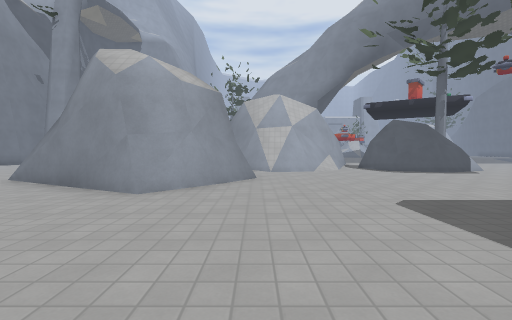
View 1 (above)

16 first-person views from a walk through a Godot game level. The camera is 1.3 m above the floor, tilts 2° down and sees 90° across. The floor is counted in squares, 1.8 m on a side. Each view is taken from the middle of a square. On the plan, view 1 faces up. The plan holds only what a view shows up to about 9 squares ahead; the rest is blank. The place goes on beyond the plan. Some surface patterns are stand-ins.

View 2
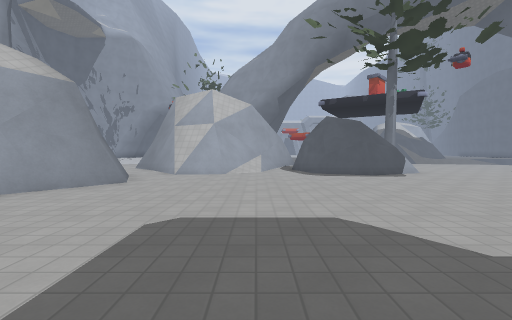

View 3
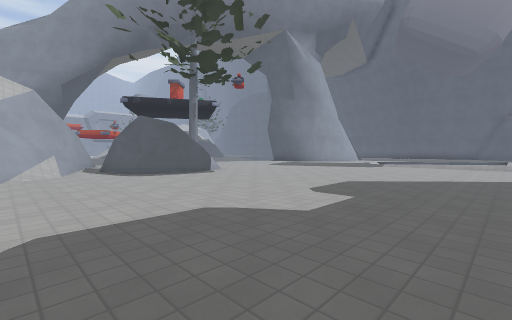

View 4
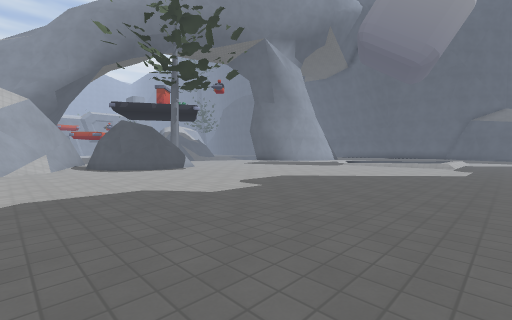

View 5
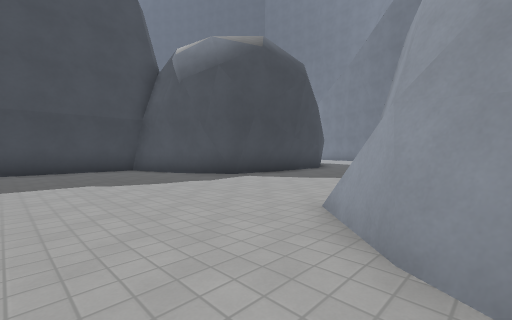

View 6
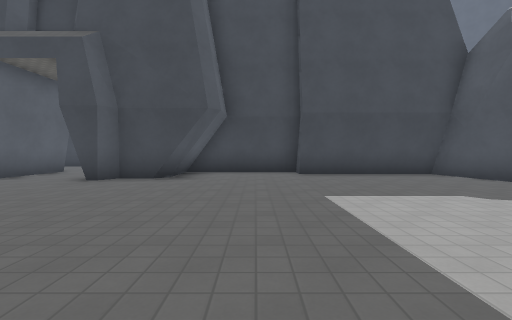

View 7
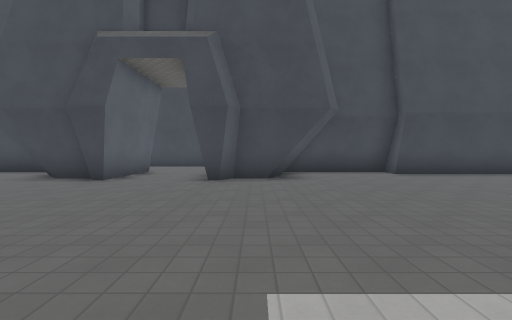

View 8
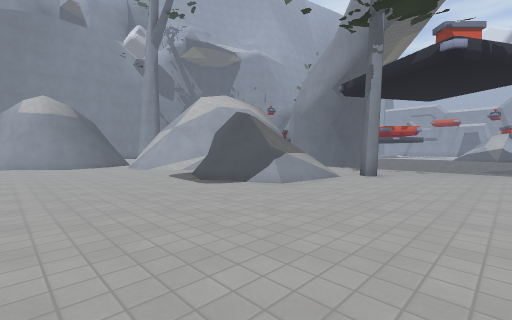

View 9
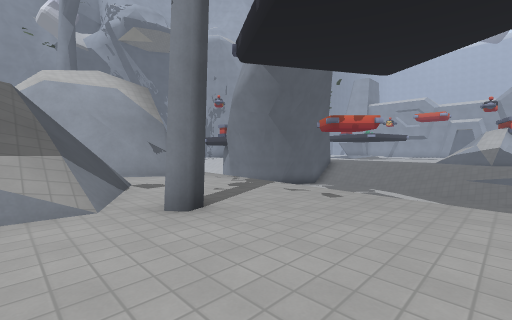

View 10
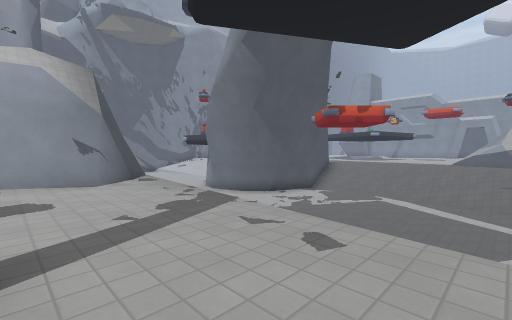

View 11
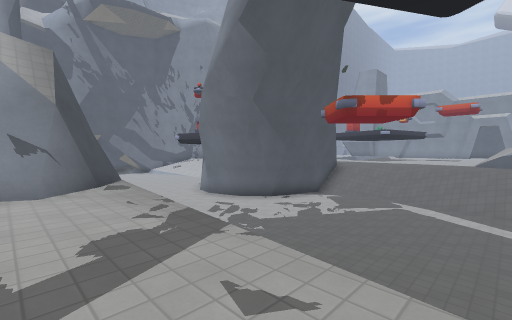

View 12
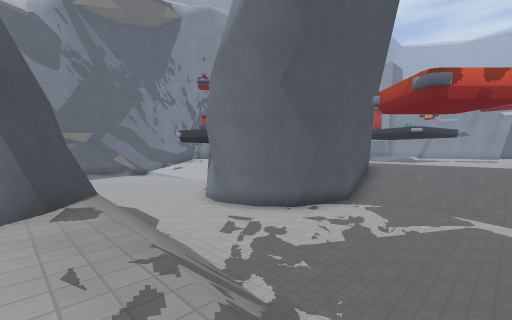

View 13
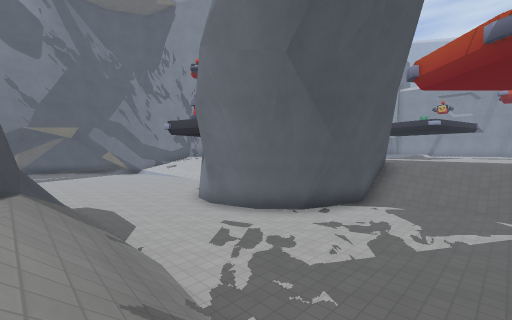

View 14
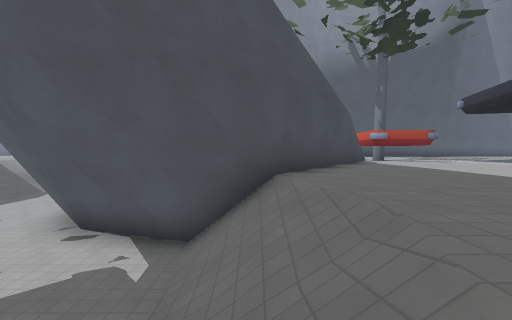

View 15
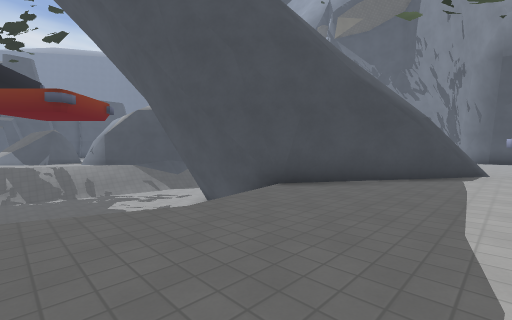

View 16
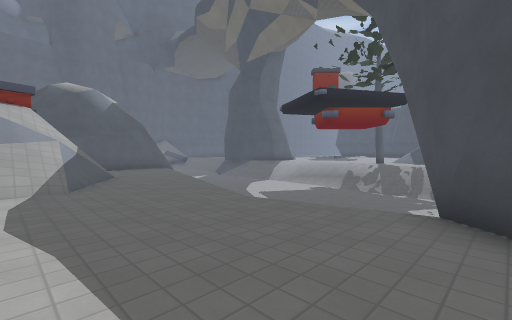

### Floor plan
Key: @ floor where view 1 was taken; # wall or solid block; x gap in a wall; . main floor; : floor 2.5 m higher than the main floor; - floor 2.5 m lower than the main floor; / step, stairs or slope; = window, fence, low wall or low ledge.
Columns run from 7 left of view 1 to 12 right of it. Each row starts with its distance up from view 1.
 30       #.........//#
 29       =##......./=#
 28        /##........#
 27         x##../......
 26         ####//////..
 25         =#=////////
 24           #-------/
 23           #---------
 22          ##---------
 21       ####---------
 20      --------------
 19     ---------------
 18     --------------
 17       //=//////
 16         ###//////
 15           ##......./
 14            ##.......
 13            ##=..#...
 12           #####=....
 11          ##.##:=....
 10        ###..####....
  9        .##...##.....
  8       #.............
  7       #.............
  6   ### #.............
  5   ..###.............
  4    .................
  3  ...................
  2 ....................
  1 ....................
  0  ###...@............
 -1    #................
 -2    #................
 -3    ##.......###..###
 -4     #########  ..#
 -5          ####  ..#

Positions as (right, up) in squares from view 1, and headings:
1: (0, 0), facing up
2: (3, 1), facing up
3: (2, 1), facing up-right
4: (2, -1), facing up-right
5: (1, 6), facing down-left
6: (3, 4), facing down
7: (6, 4), facing down
8: (12, 5), facing up-left
9: (12, 11), facing up-left
10: (11, 13), facing up-left
11: (10, 14), facing up-left
12: (8, 15), facing up-left
13: (7, 16), facing up-left
14: (8, 26), facing left
15: (8, 30), facing down-left
16: (3, 30), facing down-right
